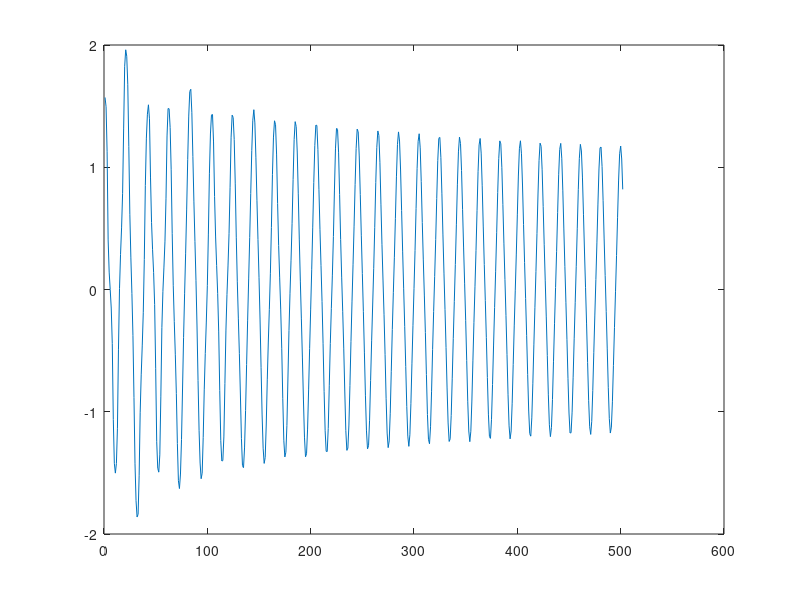

MATLAB code to generate this figure:
%%%%%%%%% PENDULO RESORTE - MET3
Lo  = 0.5;
g   = 9.81;
ksm = 98.1;
MP = [Lo,g,ksm]; %%% Matriz de parámetros
[ur0, vr0, ua0, va0] = deal(0.25, 0, pi/2, 0); %% Valores iniciales
%
function [res] = ar(MP,ur,ua,va)
  Lo  = MP(1);
  g   = MP(2);
  ksm = MP(3);
  res = (Lo+ur)*va^2 +g*cos(ua) -ksm*ur;
endfunction
%
function [res] = aa(MP,ur,vr,ua,va)
  Lo  = MP(1);
  g   = MP(2);
  res = -(2*vr*va +g*sin(ua))/(Lo+ur);
endfunction
%
Dt = 0.1;
tmax = 50;
rango = 0:Dt:tmax;
%
ur=[ur0];
vr=[vr0];
ua=[ua0];
va=[va0];
%
for i = rango
  ar0 = ar(MP,ur0,ua0,va0);     %%%
  aa0 = aa(MP,ur0,vr0,ua0,va0); %%%
  %
  ur1 = ur0 + 1/3*Dt*vr0 + 1/18*Dt^2*ar0; %%%
  ua1 = ua0 + 1/3*Dt*va0 + 1/18*Dt^2*aa0; %%%
  vr1 = vr0 + 1/3*Dt*ar0; %%%
  va1 = va0 + 1/3*Dt*aa0; %%%
  ar1 = ar(MP,ur1,ua1,va1); %%%
  aa1 = aa(MP,ur1,vr1,ua1,va1); %%%
  %%%
  ur2 = ur0 + 2/3*Dt*vr0 + 1/27*Dt^2*(2*ar0 + 4*ar1);
  ua2 = ua0 + 2/3*Dt*va0 + 1/27*Dt^2*(2*aa0 + 4*aa1);
  vr2 = vr0 + 2/3*Dt*ar1;
  va2 = va0 + 2/3*Dt*aa1;
  ar2 = ar(MP,ur2,ua2,va2);
  aa2 = aa(MP,ur2,vr2,ua2,va2);
  %
  ur3 = ur0 + Dt*vr0 + 1/6*Dt^2*(ar0 + ar1 + ar2);
  ua3 = ua0 + Dt*va0 + 1/6*Dt^2*(aa0 + aa1 + aa2);
  vr3 = vr0 + 1/4*Dt*(ar0 + 3*ar2);
  va3 = va0 + 1/4*Dt*(aa0 + 3*aa2);
%
   ur=[ur,ur3]; 
   vr=[vr,vr3];
   ua=[ua,ua3]; 
   va=[va,va3];
%
  ur0=ur3;
  ua0=ua3;
  vr0=vr3;
  va0=va3;
endfor
plot(ua)
%plot(ur.*sin(ua),ur.*cos(ua))
